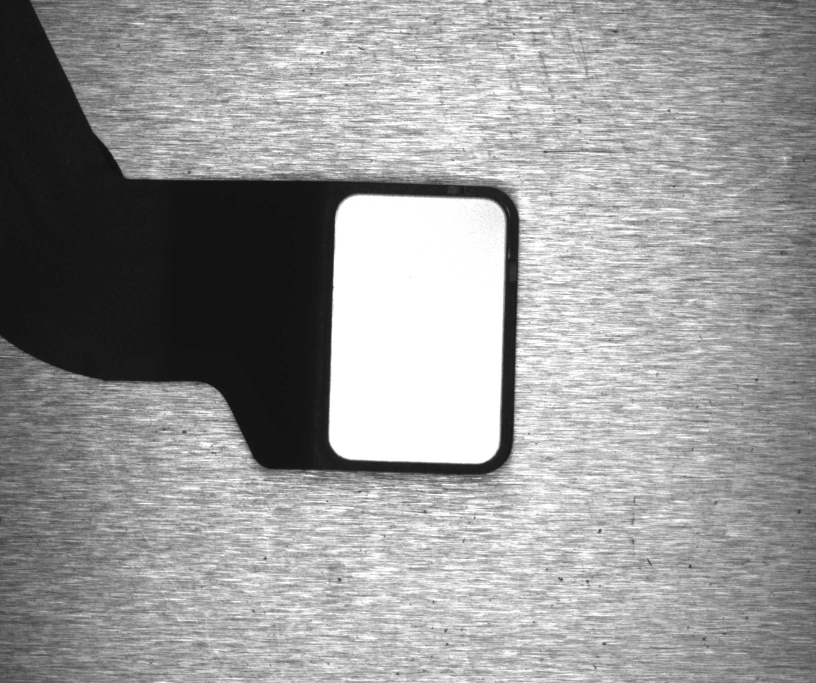
//> input picture line/2.jpg, 2448 x 2048 px (shown at 1/3 size)
$ ./源   (built with g++ and OpenCV 4)
//> lines starting //> are read from the running program, lines starting //| are printed output that depends on the picture; after the words box and inside, x2 and y2 are one past the last pixel; in counts of white or black regions, pixels touching at a corner belong together
#include <opencv2\opencv.hpp>
#include"iostream"
using namespace cv;
using namespace std;
static void  //静态定义
HoughLineStandard(const Mat& img, float rho, float theta,
int threshold, std::vector<Vec2f>& lines, int linesMax,
double min_theta, double max_theta, Point start, Point end);//霍夫标准变换，输出line的rho和theta
static void
icvHoughLinesProbabilistic(CvMat* image, Mat& img,
float rho, float theta, int threshold,
int lineLength, int lineGap,
int linesMax, CvPoint start, CvPoint end, vector<vector<Vec4i>> result_lines);//概率霍夫变换，输出line的两个端点
struct  LinePolar
{
	float rho;
	float angle;
};
struct  line_2point
{
	Point start;
	Point end;
};

int main()
{
	Mat src = imread("2.jpg");
//> src is the input picture: 2048 rows x 2448 cols, CV_8UC3; min 10, max 255, mean 152.2
	Mat dd;
	src.copyTo(dd);
	Mat grayImage, thresholdImage;
	cvtColor(src, grayImage, COLOR_BGR2GRAY);
	threshold(grayImage, thresholdImage, 100, 255, 0);
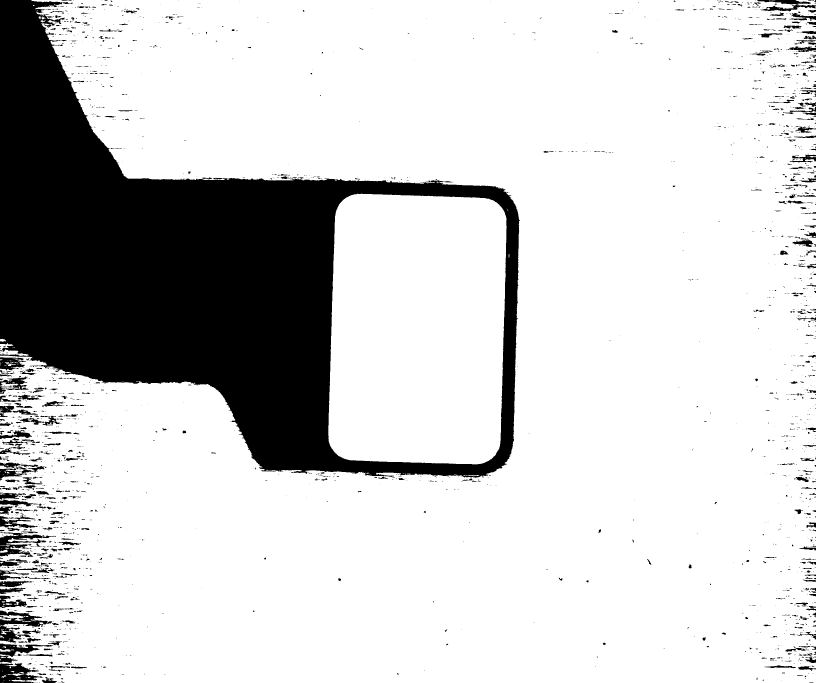
//> thresholdImage: 2048 rows x 2448 cols, CV_8UC1 (shown at 1/3 size); 81% white; 2307 black regions (1745 under 20 px), largest, box (x1, y1, x2, y2) and area: (0, 0, 1560, 1434) 861229, (0, 1832, 157, 1928) 5342, (0, 1596, 152, 1671) 4498
	Point START,END;
	START.x = 700;
	START.y = 700;
	END.x = 1200;
	END.y = 1200;
	Rect R(START, END);
	rectangle(grayImage, R, Scalar(0, 0, 255), 2);
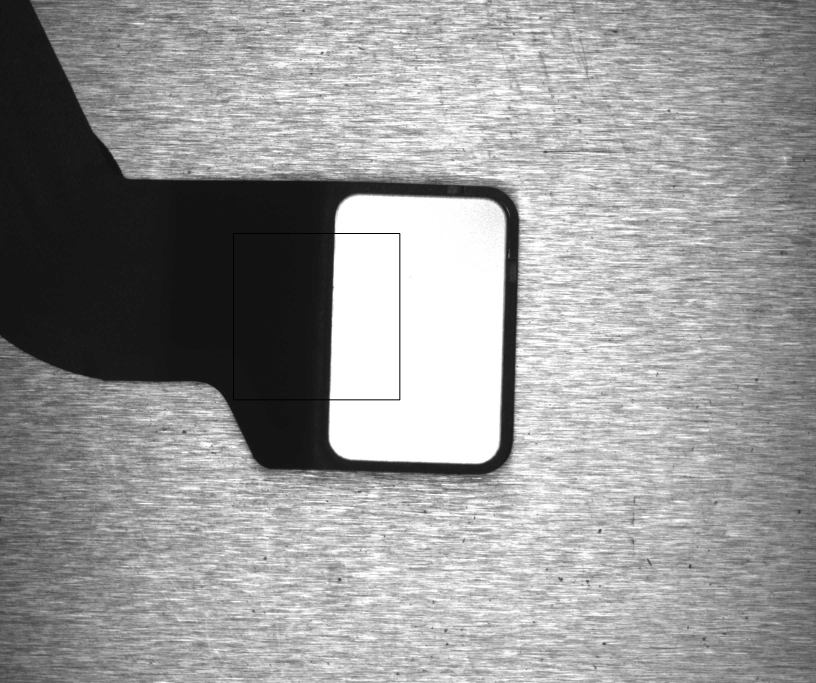
//> grayImage: 2048 rows x 2448 cols, CV_8UC1 (shown at 1/3 size); min 0, max 255, mean 152.1
	imwrite("111.jpg", grayImage);
	Mat edge;
	Canny(thresholdImage, edge, 50, 200, 3);
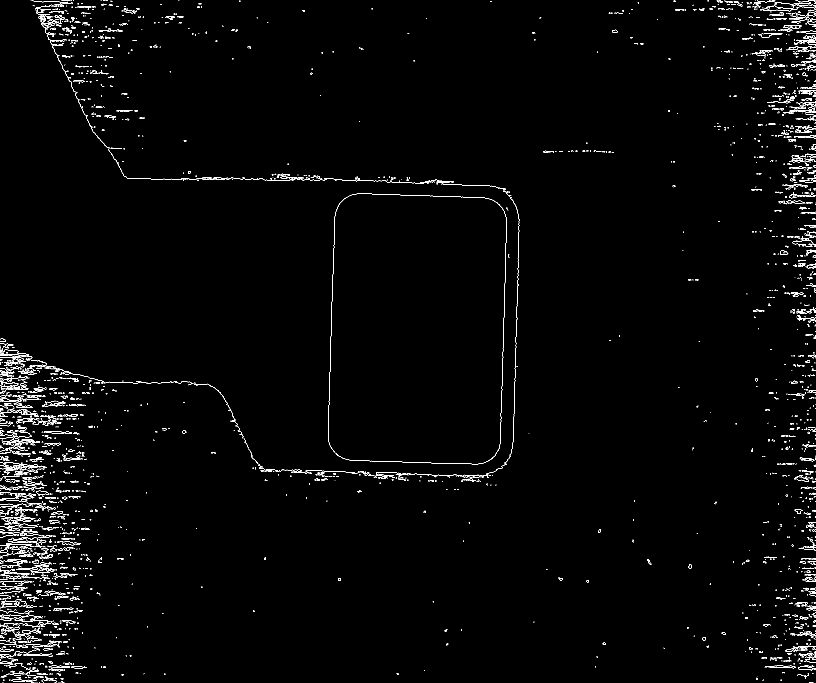
//> edge: 2048 rows x 2448 cols, CV_8UC1 (shown at 1/3 size); 1.2% white in thin lines or dots
	//定义输出数组，用于存储直线的角度和距离这两个变量
	vector<Vec2f> lines;

	//距离分辨率为1，角度分辨率为π/180，阈值为215
	//阈值的选取直接影响到输出直线的数量
	HoughLineStandard(edge, 1, CV_PI / 180, 650, lines, 20, 0, (CV_PI / 180) * 360, START, END);

    //HoughLines(edge, lines, 1, CV_PI / 180, 150, 0, 0);
	imwrite("edge.jpg", edge);
	//if (lines.size() == 0)
		//cout << "rho "<< endl;
	for (size_t i = 0; i < lines.size(); i++)
	{
		//提取出距离和角度
		float rho = lines[i][0], theta = lines[i][1];
		//cout << rho << endl;
		//定义两个点，两点确定一条直线
		//计算得到的两点的坐标为（ρcosθ-1000sinθ，ρsinθ+1000cosθ），（ρcosθ+1000sinθ，ρsinθ-1000cosθ）
		Point pt1, pt2;
		double a = cos(theta), b = sin(theta);
		double x0 = a*rho, y0 = b*rho;
		pt1.y = 700;
		if (a == 0)
		{
			pt1.x = 700;
		}
		else
		{
			pt1.x = cvRound(rho - 700 * b);
		}
		pt2.y = 1200;
		pt2.x = cvRound(rho - 1200 * b);
		//在原图上画宽带为2的红线
		line(src, pt1, pt2, Scalar(0, 0, 255), 1);
		imwrite("11.jpg", src);
	}
	vector<vector<Vec4i>> li;
	icvHoughLinesProbabilistic(&(CvMat)edge,dd, 1, CV_PI / 180, 200, 20, 5, 5, START, END,li);
	imwrite("dd.jpg", dd);
	waitKey(0);
	cin.get();
	return 1;
}
static void  //静态定义
HoughLineStandard(const Mat& img, float rho, float theta,
int threshold, std::vector<Vec2f>& lines, int linesMax,
double min_theta, double max_theta,Point start,Point end)//函数参数声明
{
//> called with rho = 1, theta = 0.0175, threshold = 650, linesMax = 20, min_theta = 0, max_theta = 6.28, start = Point(700, 700), end = Point(1200, 1200)
	int i, j;//i为行，j为列
	float irho = 1 / rho;//单位ρ的倒数

	CV_Assert(img.type() == CV_8UC1);//检查图片是不是单通道8bit图像

	const uchar* image = img.ptr();//读取图片
	int step = (int)img.step;//图片每行像素所占字节
//> step = 2448
	int width = img.cols;//图片宽度
//> width = 2448
	int height = img.rows;//图片高度
//> height = 2048

	if (max_theta < min_theta) {
		CV_Error(CV_StsBadArg, "max_theta must be greater than min_theta");
	}//如果高阈值小于低阈值提示错误
	int numangle = cvRound((max_theta - min_theta) / theta);//参数空间θ个数
	int numrho = cvRound(((width + height) * 2 + 1) / rho);//参数空间ρ个数
//> numrho = 8993
	int*accum = new int[(numangle + 2) * (numrho + 2)]();
	std::vector<int> _sort_buf;
	float*sinTab = new float[numangle]();
	float*cosTab = new float[numangle]();

	float ang = static_cast<float>(min_theta);//ang为最小θ,类型为float
	for (int n = 0; n < numangle; ang += theta, n++)//对参数空间每个θ
	{
		sinTab[n] = (float)(sin((double)ang) * irho);//做好tabSin数组
		cosTab[n] = (float)(cos((double)ang) * irho);//做好tabCos数组
		//if (cosTab[n] == 0)
			//cout << "no";
	}
	for (i = start.y; i < end.y; i++)
		for (j = start.x; j < end.y; j++)//对于在图内的点
		{
		if (image[i * step + j] != 0)//如果二值图像非0点
			for (int n = 0; n < numangle; n++)

			{
			int r = cvRound(j * cosTab[n] + i * sinTab[n]);
			//
			r += (numrho - 1) / 2;//距离偏移一半，ρ有负值，防止生成的索引产生覆盖
			accum[(n + 1) * (numrho + 2) + r + 1]++;//累加器相应单元+1
			//n+1是把第一行空出
			//r+1是把第一列空出
			//空出是防止邻域比较时溢出
			//numrho+2是总列数
			}
		}
	// stage 2. find local maximums
	for (int r = 0; r < numrho; r++)
		for (int n = 0; n < numangle; n++)
		{
		int base = (n + 1) * (numrho + 2) + r + 1;//累加器空间的索引

		if (accum[base] > threshold &&
			accum[base] > accum[base - 1] && accum[base] >= accum[base + 1] &&
			accum[base] > accum[base - numrho - 2] && accum[base] >= accum[base + numrho + 2])
			_sort_buf.push_back(base);//比较4邻域累加器中值的大小
		}
	std::sort(_sort_buf.begin(), _sort_buf.end());//降序排列
	//if (_sort_buf.size() == 0)
		//cout << "no";
	vector<int>::iterator it = _sort_buf.begin();
	// stage 4. store the first min(total,linesMax) lines to the output buffer
	linesMax = std::min(linesMax, (int)_sort_buf.size());
//> linesMax = 0
	double scale = 1. / (numrho + 2);
//> scale = 0.000111
	//line_edge le;
	for (i = 0; i < linesMax; i++)
	{
		LinePolar line;
		int num = _sort_buf.size();
		int idx = _sort_buf[num-i-1];//排序后累加器空间accum的序列号
		int n = cvFloor(idx*scale) - 1;//获得行数
		int r = idx - (n + 1)*(numrho + 2) - 1;//获得列数
		line.rho = (r - (numrho - 1)*0.5f) * rho;//ρ
		line.angle = static_cast<float>(min_theta)+n * theta;//θ
		lines.push_back(Vec2f(line.rho, line.angle));//直线以(ρ,θ)装到lines中
	}
//> this loop made 0 passes
	delete[]sinTab;
	delete[]cosTab;
	delete[]accum;
}
static void
icvHoughLinesProbabilistic(CvMat* image,  Mat& img,
float rho, float theta, int threshold,
int lineLength, int lineGap,
int linesMax, CvPoint start, CvPoint end, vector<vector<Vec4i>> result_lines)
{
//> called with rho = 1, theta = 0.0175, threshold = 200, lineLength = 20, lineGap = 5, linesMax = 5, start = Point(700, 700), end = Point(1200, 1200)
	//CvSeq *lines;
	//accum为累加器矩阵，mask为掩码矩阵
	cv::Mat accum, mask;
	cv::vector<float> sin_cos_tab;    //用于存储事先计算好的正弦和余弦值
	//开辟一段内存空间
	cv::MemStorage storage(cvCreateMemStorage(0));
	//用于存储特征点坐标，即边缘像素的位置
	CvSeq* seq;
	CvSeqWriter writer;
	int width, height;    //图像的宽和高
	int numangle, numrho;    //角度和距离的离散数量
	float ang;
	int r, n, count;
	CvPoint pt;
	float irho = 1 / rho;    //距离分辨率的倒数
	CvRNG rng = cvRNG(-1);    //随机数
	const float* psin_cos_tab;    //向量trigtab的地址指针
	uchar* pmask;    //矩阵mask的地址指针
	//确保输入图像的正确性
	CV_Assert(CV_IS_MAT(image) && CV_MAT_TYPE(image->type) == CV_8UC1);

	width = image->cols;    //提取出输入图像的宽
//> width = 2448
	height = image->rows;    //提取出输入图像的高
//> height = 2048
	//由角度和距离分辨率，得到角度和距离的离散数量
	numangle = cvRound(CV_PI / theta);
	numrho = cvRound(((width + height) * 2 + 1) / rho);
//> numrho = 8993
	//创建累加器矩阵，即霍夫空间
	accum.create(numangle, numrho, CV_32SC1);
	//创建掩码矩阵，大小与输入图像相同
	mask.create(height, width, CV_8UC1);
	//定义trigtab的大小，因为要存储正弦和余弦值，所以长度为角度离散数的2倍
	sin_cos_tab.resize(numangle * 2);
	//累加器矩阵清零
	accum = cv::Scalar(0);
	//避免重复计算，事先计算好所需的所有正弦和余弦值
	for (ang = 0, n = 0; n < numangle; ang += theta, n++)
	{
		sin_cos_tab[n * 2] = (float)(cos(ang) * irho);
		sin_cos_tab[n * 2 + 1] = (float)(sin(ang) * irho);
	}
	//赋值首地址
	psin_cos_tab = &sin_cos_tab[0];
	pmask = mask.data;
	//开始写入序列
	cvStartWriteSeq(CV_32SC2, sizeof(CvSeq), sizeof(CvPoint), storage, &writer);

	// stage 1. collect non-zero image points
	//收集图像中的所有非零点，因为输入图像是边缘图像，所以非零点就是边缘点
	for (pt.y=start.y, count = 0; pt.y < end.y; pt.y++)
	{
		//提取出输入图像和掩码矩阵的每行地址指针
		const uchar* data = image->data.ptr + pt.y*image->step;
		uchar* mdata = pmask + pt.y*width;
		for (pt.x = start.x; pt.x < end.x; pt.x++)
		{
			if (data[pt.x])    //是边缘点
			{
				mdata[pt.x] = (uchar)1;    //掩码的相应位置置1
				CV_WRITE_SEQ_ELEM(pt, writer);    //把该坐标位置写入序列
			}
			else    //不是边缘点
				mdata[pt.x] = 0;    //掩码的相应位置清0
		}
	}
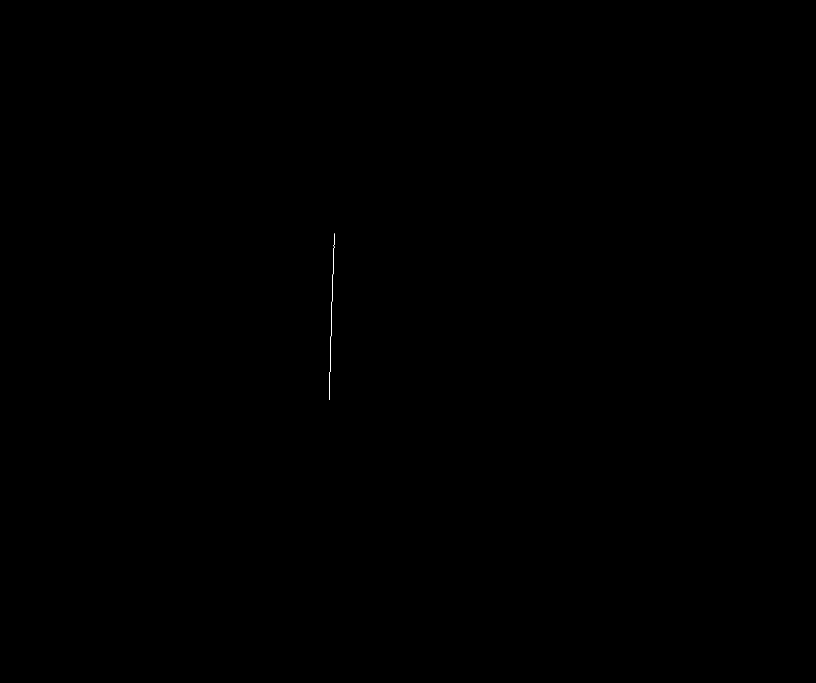
//> mask: 2048 rows x 2448 cols, CV_8UC1 (shown at 1/3 size); values 0 (black) and 1 (white), 0.01% white in thin lines or dots, all inside (x1, y1, x2, y2) = (987, 700, 1004, 1200)
	//终止写序列，seq为所有边缘点坐标位置的序列
	seq = cvEndWriteSeq(&writer);
//> seq = 500 items
	count = seq->total;    //得到边缘点的数量
//> count = 500

	// stage 2. process all the points in random order
	//随机处理所有的边缘点
	for (; count > 0; count--)
	{
		// choose random point out of the remaining ones
		//步骤1，在剩下的边缘点中随机选择一个点，idx为不大于count的随机数
		int idx = cvRandInt(&rng) % count;
		//max_val为累加器的最大值，max_n为最大值所对应的角度
		int max_val = threshold - 1, max_n = 0;
		//由随机数idx在序列中提取出所对应的坐标点
		CvPoint* point = (CvPoint*)cvGetSeqElem(seq, idx);
		//定义直线的两个端点
		CvPoint line_end[2] = { { 0, 0 }, { 0, 0 } };
		float a, b;
		//累加器的地址指针，也就是霍夫空间的地址指针
		int* adata = (int*)accum.data;
		int i, j, k, x0, y0, dx0, dy0, xflag;
		int good_line;
		const int shift = 16;
		//提取出坐标点的横、纵坐标
		i = point->y;
		j = point->x;

		// "remove" it by overriding it with the last element
		//用序列中的最后一个元素覆盖掉刚才提取出来的随机坐标点
		*point = *(CvPoint*)cvGetSeqElem(seq, count - 1);//将这次循环被选中的点在下一次随机中排除

		// check if it has been excluded already (i.e. belongs to some other line)
		//检测这个坐标点是否已经计算过，也就是它已经属于其他直线
		//因为计算过的坐标点会在掩码矩阵mask的相对应位置清零
		if (!pmask[i*width + j])    //该坐标点被处理过
			continue;    //不做任何处理，继续主循环

		// update accumulator, find the most probable line
		//步骤2，更新累加器矩阵，找到最有可能的直线
		for (n = 0; n < numangle; n++, adata += numrho)
		{
			//由角度计算距离
			r = cvRound(j * psin_cos_tab[n * 2] + i * psin_cos_tab[n * 2 + 1]);
			r += (numrho - 1) / 2;
			//在累加器矩阵的相应位置上数值加1，并赋值给val
			int val = ++adata[r];
			//更新最大值，并得到它的角度
			if (max_val < val)
			{
				max_val = val;
				max_n = n;
			}
		}

		// if it is too "weak" candidate, continue with another point
		//步骤3，如果上面得到的最大值小于阈值，则放弃该点，继续下一个点的计算
		if (max_val < threshold)
			continue;

		// from the current point walk in each direction
		// along the found line and extract the line segment
		//步骤4，从当前点出发，沿着它所在直线的方向前进，直到达到端点为止
		a = -psin_cos_tab[max_n * 2 + 1];    //a=-sinθ
		b = psin_cos_tab[max_n * 2];    //b=cosθ
		//当前点的横、纵坐标值
		x0 = j;
		y0 = i;
		//确定当前点所在直线的角度是在45度～135度之间，还是在0～45或135度～180度之间
		if (fabs(a) > fabs(b))    //在45度～135度之间
		{
			xflag = 1;    //置标识位，标识直线的粗略方向
			//确定横、纵坐标的位移量
			dx0 = a > 0 ? 1 : -1;
			dy0 = cvRound(b*(1 << shift) / fabs(a));
			//确定纵坐标
			y0 = (y0 << shift) + (1 << (shift - 1));
		}
		else    //在0～45或135度～180度之间
		{
			xflag = 0;   //清标识位
			//确定横、纵坐标的位移量
			dy0 = b > 0 ? 1 : -1;
			dx0 = cvRound(a*(1 << shift) / fabs(b));
			//确定横坐标
			x0 = (x0 << shift) + (1 << (shift - 1));
		}
		//搜索直线的两个端点
		for (k = 0; k < 2; k++)
		{
			//gap表示两条直线的间隙，x和y为搜索位置，dx和dy为位移量
			int gap = 0, x = x0, y = y0, dx = dx0, dy = dy0;
			//搜索第二个端点的时候，反方向位移
			if (k > 0)
				dx = -dx, dy = -dy;

			// walk along the line using fixed-point arithmetics,
			// stop at the image border or in case of too big gap
			//沿着直线的方向位移，直到到达图像的边界或大的间隙为止
			for (;; x += dx, y += dy)
			{
				uchar* mdata;
				int i1, j1;
				//确定新的位移后的坐标位置
				if (xflag)
				{
					j1 = x;
					i1 = y >> shift;
				}
				else
				{
					j1 = x >> shift;
					i1 = y;
				}
				//如果到达了图像的边界，停止位移，退出循环
				if (j1 < 0 || j1 >= width || i1 < 0 || i1 >= height)
					break;
				//定位位移后掩码矩阵位置
				mdata = pmask + i1*width + j1;

				// for each non-zero point:
				//    update line end,
				//    clear the mask element
				//    reset the gap
				//该掩码不为0，说明该点可能是在直线上
				if (*mdata)
				{
					gap = 0;    //设置间隙为0
					//更新直线的端点位置
					line_end[k].y = i1;
					line_end[k].x = j1;
				}
				//掩码为0，说明不是直线，但仍继续位移，直到间隙大于所设置的阈值为止
				else if (++gap > lineGap)    //间隙加1
					break;
			}
		}
		//步骤5，由检测到的直线的两个端点粗略计算直线的长度
		//当直线长度大于所设置的阈值时，good_line为1，否则为0
		good_line = abs(line_end[1].x - line_end[0].x) >= lineLength ||
			abs(line_end[1].y - line_end[0].y) >= lineLength;
		//再次搜索端点，目的是更新累加器矩阵和更新掩码矩阵，以备下一次循环使用
		for (k = 0; k < 2; k++)
		{
			int x = x0, y = y0, dx = dx0, dy = dy0;

			if (k > 0)
				dx = -dx, dy = -dy;

			// walk along the line using fixed-point arithmetics,
			// stop at the image border or in case of too big gap
			for (;; x += dx, y += dy)
			{
				uchar* mdata;
				int i1, j1;

				if (xflag)
				{
					j1 = x;
					i1 = y >> shift;
				}
				else
				{
					j1 = x >> shift;
					i1 = y;
				}

				mdata = pmask + i1*width + j1;

				// for each non-zero point:
				//    update line end,
				//    clear the mask element
				//    reset the gap
				if (*mdata)
				{
					//if语句的作用是清除那些已经判定是好的直线上的点对应的累加器的值，避免再次利用这些累加值
					if (good_line)    //在第一次搜索中已经确定是好的直线
					{
						//得到累加器矩阵地址指针
						adata = (int*)accum.data;
						for (n = 0; n < numangle; n++, adata += numrho)
						{
							r = cvRound(j1 * psin_cos_tab[n * 2] + i1 * psin_cos_tab[n * 2 + 1]);
							r += (numrho - 1) / 2;
							adata[r]--;    //相应的累加器减1
						}
					}
					//搜索过的位置，不管是好的直线，还是坏的直线，掩码相应位置都清0，这样下次就不会再重复搜索这些位置了，从而达到减小计算边缘点的目的
					*mdata = 0;
				}
				//如果已经到达了直线的端点，则退出循环
				if (i1 == line_end[k].y && j1 == line_end[k].x)
					break;
			}
		}
		//如果是好的直线
		if (good_line)
		{
			vector<Vec4i> lr = { line_end[0].x, line_end[0].y, line_end[1].x, line_end[1].y };
			//CvRect lr = { line_end[0].x, line_end[0].y, line_end[1].x, line_end[1].y };
			line(img, line_end[0], line_end[1], Scalar(0, 0, 255));
			result_lines.push_back(lr);
			//把两个端点压入序列中
			//cvSeqPush(lines, &lr);
			//如果检测到的直线数量大于阈值，则退出该函数
			//if (lines->total >= linesMax)
				//return;
		}
	}
//> this loop made 500 passes
//> (i, j) on passes 1 to 12: (805, 999), (980, 994), (954, 994), (848, 997), (819, 999), (942, 994), (1149, 989), (1166, 988), (1041, 992), (878, 996), (1145, 989), (755, 1001)
//> after the loop, count = 0; r = 3513; result_lines = 1 item
//> in main, `icvHoughLinesProbabilistic(&(CvMat)edge,dd, 1, CV_PI / 180, 200, 20, 5..`: li = 0 items
}
